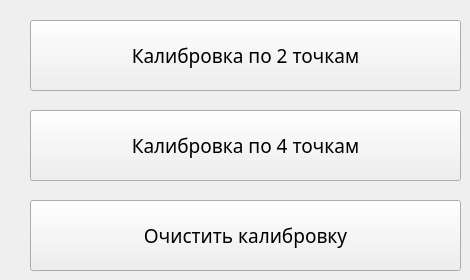
                 <widget class="QWidget" name="page_16">
                  <property name="contextMenuPolicy">
                   <enum>Qt::ContextMenuPolicy::NoContextMenu</enum>
                  </property>
                  <property name="layoutDirection">
                   <enum>Qt::LayoutDirection::RightToLeft</enum>
                  </property>
                  <property name="styleSheet">
                   <string notr="true">/* ────────── ПРОГРЕСС-БАР ────────── */

/* «заполненная» часть (горизонтальная) */
QProgressBar::chunk {
    background: #2d97ff;         /* ваш фирменный синий                 */
    border-radius: 12px;         /* чтобы край заполнения тоже был круглым */
	
}

/* ── QProgressBar ───────────────────────────────────────────*/
QProgressBar {
    border: 2px solid #909090;   /* такая же рамка, как в других контролах */
    border-radius: 12px;
    background: #404040;         /* общий тёмно-серый фон */
    min-height: 24px;

    text-align: center;          /* процент/текст по центру */
    color: white;                /* белые буквы поверх синего */
}
</string>
                  </property>
                  <widget class="QPushButton" name="pushButton_10">
                   <property name="geometry">
                    <rect>
                     <x>30</x>
                     <y>20</y>
                     <width>431</width>
                     <height>71</height>
                    </rect>
                   </property>
                   <property name="font">
                    <font>
                     <family>Noto Sans SC</family>
                     <pointsize>14</pointsize>
                    </font>
                   </property>
                   <property name="text">
                    <string>Калибровка по 2 точкам</string>
                   </property>
                  </widget>
                  <widget class="QPushButton" name="pushButton_12">
                   <property name="geometry">
                    <rect>
                     <x>30</x>
                     <y>110</y>
                     <width>431</width>
                     <height>71</height>
                    </rect>
                   </property>
                   <property name="font">
                    <font>
                     <family>Noto Sans SC</family>
                     <pointsize>14</pointsize>
                    </font>
                   </property>
                   <property name="text">
                    <string>Калибровка по 4 точкам</string>
                   </property>
                  </widget>
                  <widget class="QPushButton" name="pushButton_23">
                   <property name="geometry">
                    <rect>
                     <x>30</x>
                     <y>200</y>
                     <width>431</width>
                     <height>71</height>
                    </rect>
                   </property>
                   <property name="font">
                    <font>
                     <family>Noto Sans SC</family>
                     <pointsize>14</pointsize>
                    </font>
                   </property>
                   <property name="text">
                    <string>Очистить калибровку</string>
                   </property>
                  </widget>
                 </widget>
